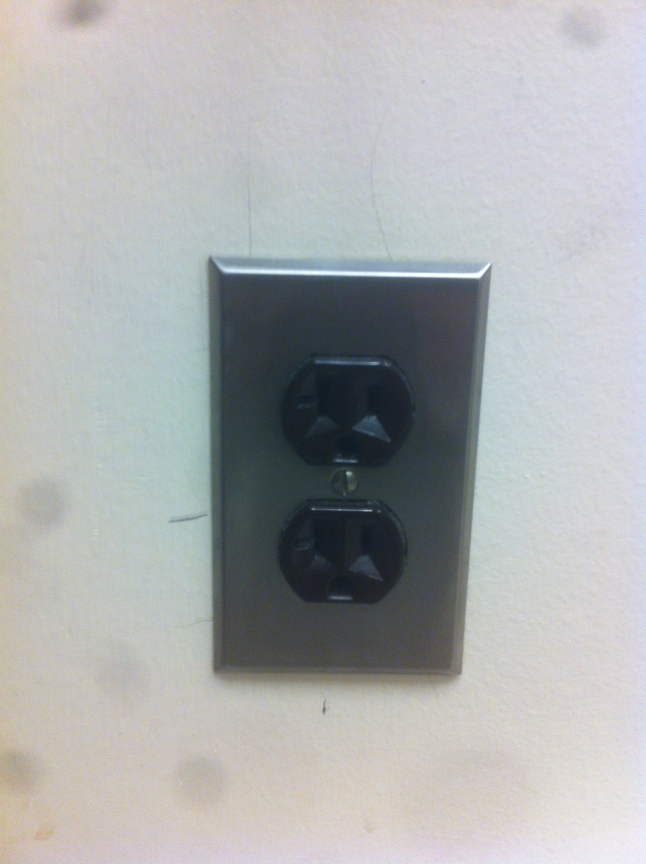
#> input picture PythonOpenCV/SocketTest.jpg, 1936 x 2592 px, given in place of the camera (shown at 1/3 size)
$ python openCVStream.py   (Python 2 division)
#> lines starting #> are read from the running program, lines starting #| are printed output that depends on the picture
import numpy as np
import cv2

#Number of frames to capture
numFrames = 150;

cap = cv2.VideoCapture(0)

# Define the codec and create VideoWriter object
fourcc = cv2.VideoWriter_fourcc(*'DIVX')
out = cv2.VideoWriter('output.avi',fourcc, 20.0, (2*320,2*240))
count =0;
while(cap.isOpened()):
    if (count>numFrames):
	break
    print(count)
    print('cap openend')
    ret, frame = cap.read()
#> frame is the input picture: shape (2592, 1936, 3); mean B, G, R 175.8, 175.2, 173.1
    if ret==True:
        frame = cv2.flip(frame,0)
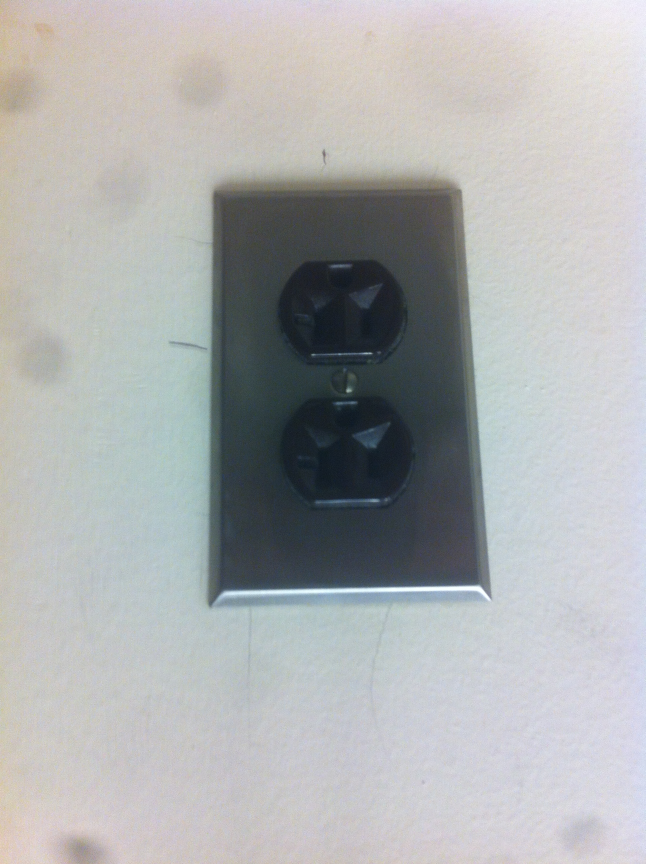
#> frame: shape (2592, 1936, 3) (shown at 1/3 size); mean B, G, R 175.8, 175.2, 173.1

	gray = cv2.cvtColor(frame,cv2.COLOR_BGR2GRAY)

	gray = np.float32(gray)
	dst = cv2.cornerHarris(gray,12,1,0.03)
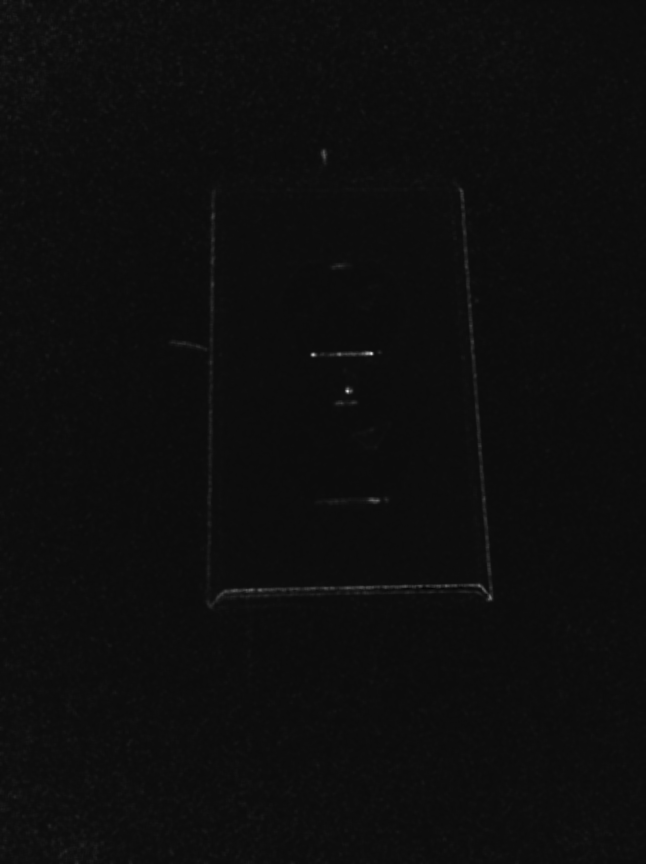
#> dst: shape (2592, 1936) float32 (shown at 1/3 size); min -16368.5, max 322266.9, mean 2595.4; drawn with min black and max white

	#result is dilated for marking the corners, not important
	dst = cv2.dilate(dst,None)

	# Threshold for an optimal value, it may vary depending on the image.
	frame[dst>0.01*dst.max()]=[0,0,255]
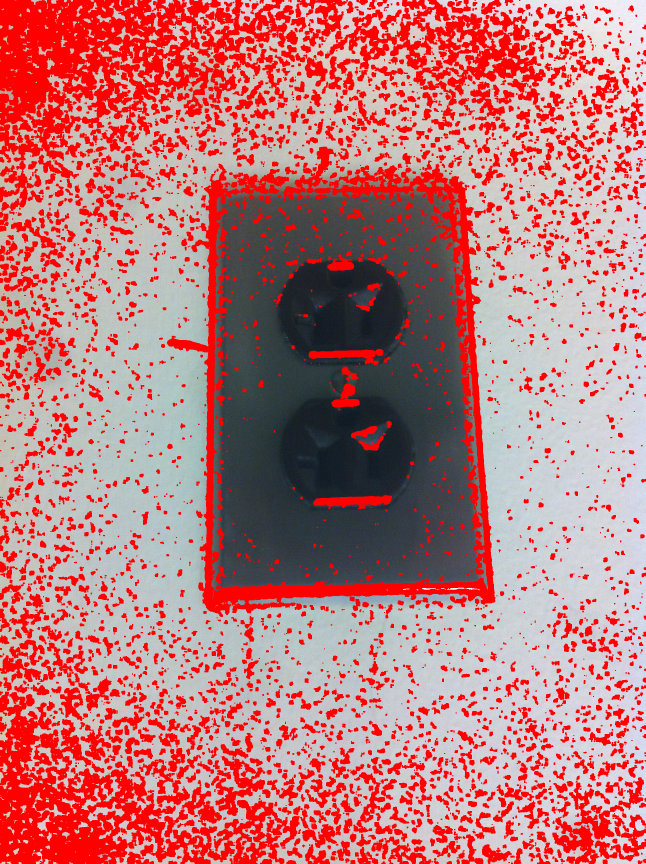
#> frame: shape (2592, 1936, 3) (shown at 1/3 size); mean B, G, R 123.9, 122.8, 191.1

	#cv2.imshow('dst',frame)

	# write the flipped frame
        out.write(frame)
	count = count+1
        cv2.imshow('frame',frame)
        if cv2.waitKey(1) & 0xFF == ord('q'):
#> (key q is pressed here)
            break
    else:
        break

# Release everything if job is finished
cap.release()
print('capture relseased')
out.release()
print('out released')
cv2.destroyAllWindows()
print(str(count) + " frames successfully captured")
print('everything closed peacefully')

$ run again, on PythonOpenCV/imageWithLines.jpg
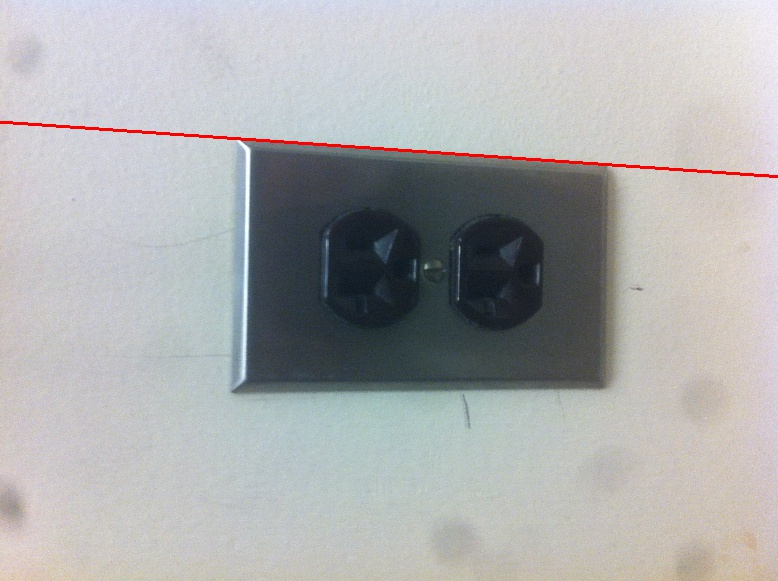
#> input picture PythonOpenCV/imageWithLines.jpg, 778 x 581 px, given in place of the camera
#> frame is the input picture: shape (581, 778, 3); mean B, G, R 174.7, 174.1, 173.4
#> `dst = cv2.cornerHarris(gray,12,1,0.03)`:
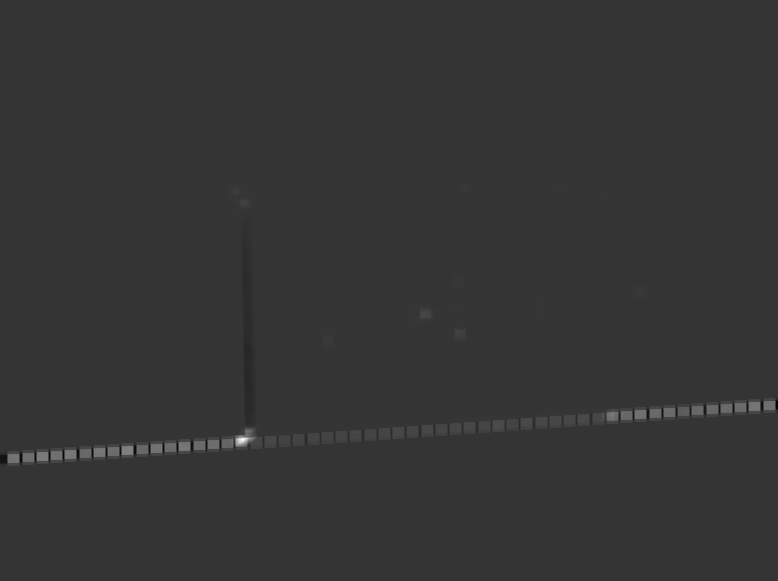
#> dst: shape (581, 778) float32; min -1206804.5, max 4612127.5, mean 13398.7; drawn with min black and max white
#> `frame[dst>0.01*dst.max()]=[0,0,255]`:
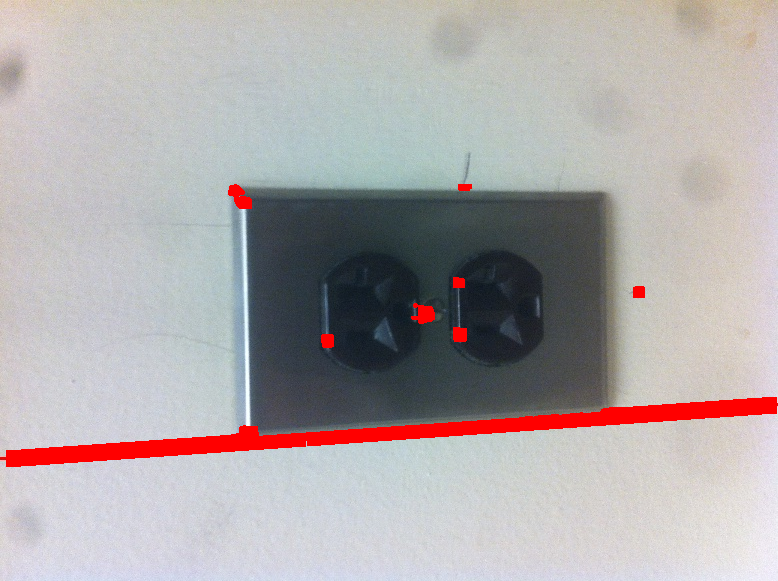
#> frame: shape (581, 778, 3); mean B, G, R 170.1, 169.5, 175.4
